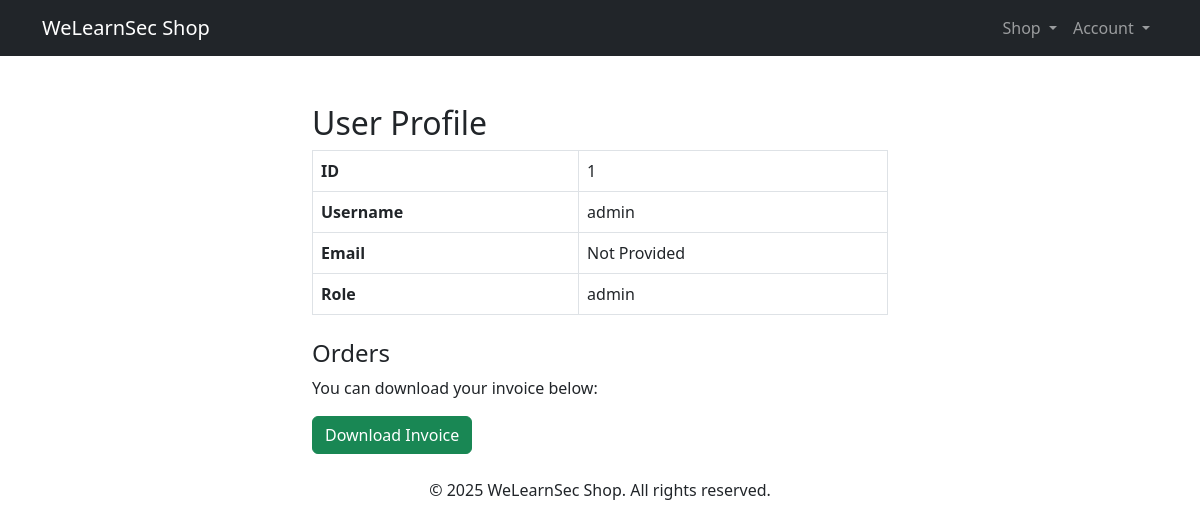
Before: /profile.php?id=1 (signed in) with the older database file.
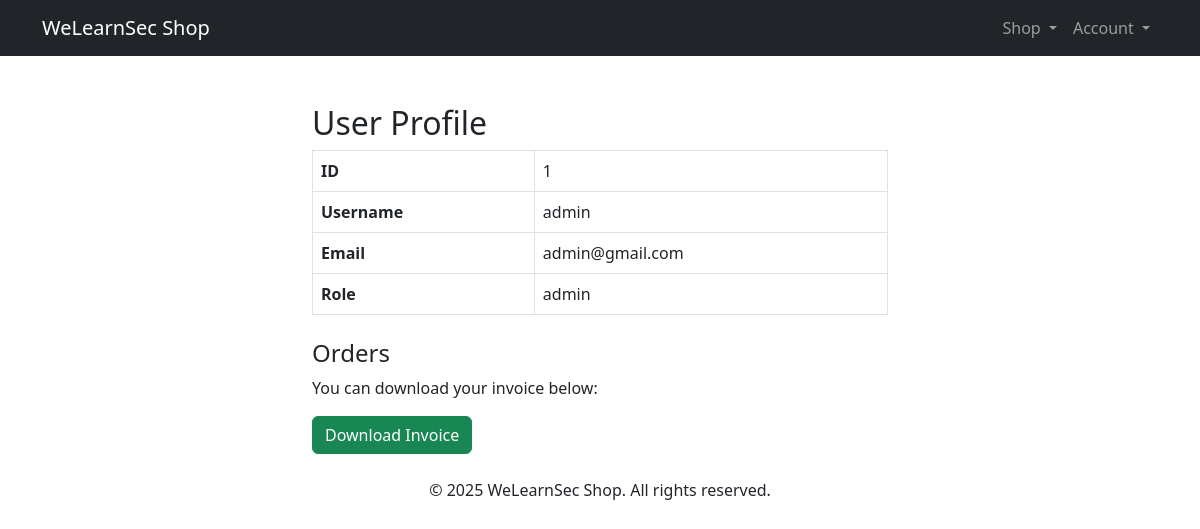
After: the same page with the newer database file.
### tables this page shows
CREATE TABLE `users` (
  `id` int(11) NOT NULL,
  `username` varchar(50) NOT NULL,
  `email` varchar(255) DEFAULT NULL,
  `password` varchar(255) NOT NULL,
  `role` enum('user','admin') DEFAULT 'user',
  `reset_token` varchar(255) DEFAULT NULL,
  `reset_token_expiry` datetime DEFAULT NULL
);

### profile.php (the view, shortened to what this page needs)
<?php
require_once 'includes/config.php';
$userId = $_GET['id'] ?? '';
$userId = intval($userId);
$sql = "SELECT * FROM users WHERE id = $userId";
$res = $conn->query($sql);
$user = $res->fetch_assoc();
?>
<!DOCTYPE html>
<html lang="en">
<head>
  <link href="https://cdn.jsdelivr.net/npm/bootstrap@5.3.0/dist/css/bootstrap.min.css" rel="stylesheet">
</head>
<body>
  <?php include 'includes/navbar.php'; ?>
  <div class="container mt-5" style="max-width:600px;">
    <h2>User Profile</h2>
    <?php if($user): ?>
      <table class="table table-bordered">
        <tr><th>ID</th><td><?=htmlspecialchars($user['id'])?></td></tr>
        <tr><th>Username</th><td><?=htmlspecialchars($user['username'])?></td></tr>
        <tr>
          <th>Email</th>
          <td><?= isset($user['email']) ? htmlspecialchars($user['email']) : 'Not Provided' ?></td>
        </tr>
        <tr><th>Role</th><td><?=htmlspecialchars($user['role'])?></td></tr>
      </table>
      <div class="mt-4">
        <h4>Orders</h4>
        <p>You can download your invoice below:</p>
        <a class="btn btn-success" href="download.php?file=invoice1.pdf">Download Invoice</a>
      </div>
    <?php else: ?>
      <div class="alert alert-warning">User not found.</div>
    <?php endif; ?>
  </div>
  <?php include 'includes/footer.php'; ?>
</body>
</html>

Changed rows visible on the page:
changed users "admin": email (not shown) → "admin@gmail.com"
Other visible differences:
text no longer shown: "Not Provided"
